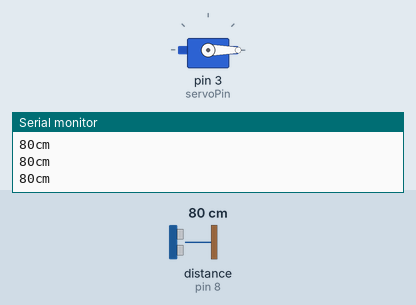
Recording of a sketch running on a simulated Arduino Uno, built with avr-gcc and run on an emulated ATmega328P. Parts: servo, the last lines printed to the serial monitor. Inputs (shaded band) come from the test bench; at power-on: distance to the obstacle (sensor on pin 8) 80 cm.

Above: at 1.4 s.
1.5 s: distance to the obstacle (sensor on pin 8) set to 27 cm
3.4 s: distance to the obstacle (sensor on pin 8) set to 23 cm
At 4.9 s:
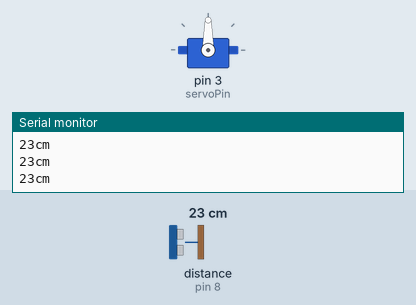
5.7 s: distance to the obstacle (sensor on pin 8) set to 35 cm
At 7.0 s:
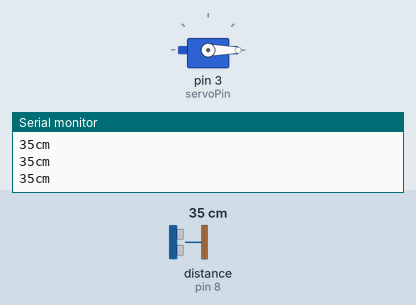
7.3 s: distance to the obstacle (sensor on pin 8) set to 2 cm
At 9.1 s:
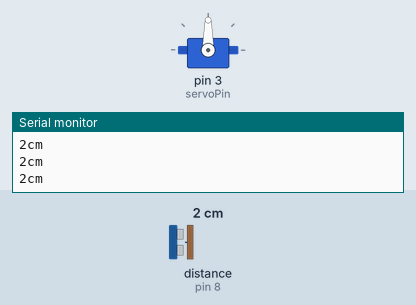
Timing chart, 0 to 10.3 s (numbered marks = the images above; inputs shaded):
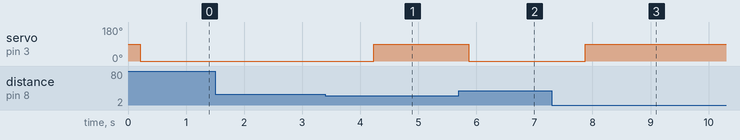

The sketch:

dispenser.ino
```cpp
// Storage Library
#include <EEPROM.h>

#include <Servo.h>
Servo dispenseMotor;
const int servoPin = 3;

#include <Ultrasonic.h>
const int shoutPin = 9;
const int listenPin = 8;
Ultrasonic ultrasonic(shoutPin, listenPin, 6900UL);

const int resetPin = 12;
int currentErrors = EEPROM.read(0);
bool handInRange = false;


// Startup Sequence
void setup() {
  Serial.begin(9600);
  digitalWrite(resetPin, HIGH);
  pinMode(resetPin, OUTPUT);
  delay(200);
  Serial.print("Errors: ");
  Serial.println(currentErrors);

  if (currentErrors == 5) {
// Wait 20 seconds before starting up after errors
    Serial.println("Repeated crashes, resetting in 20s");
    delay(20000);
    int newErrors = 0;
    EEPROM.write(0, newErrors);
    digitalWrite(resetPin, LOW);
  }
  else {
  dispenseMotor.attach(servoPin);
  }
}

// Looping Process
void loop() {
  int cm = ultrasonic.read();
  Serial.print(cm);
  Serial.println("cm");

  if (cm < 25) {
    dispenseMotor.write(90);
    bool handInRange = true;
    delay(200);
  }
  else if (cm > 25) {
    bool handInRange = false;
  }
  else {
      Serial.println("Error: Value not found, check connection");
      int newErrors = currentErrors + 1;
      EEPROM.write(0, newErrors);
      digitalWrite(resetPin, LOW);
    }

while (handInRange = true) {
  int cm = ultrasonic.read();
  Serial.print(cm);
  Serial.println("cm");
  if (cm > 25) {
    dispenseMotor.write(0);
    delay(1000);
    bool handInRange = false;
    break;
  }
  else {
    break;
    }
    delay(150);
  }
return;
}
```

Measured:
- the behaviour switches between 25 and 24 cm on distance to the obstacle (sensor on pin 8) (found by bisection; images 0 and 1)
- after the input at 3.4 s, servo on pin 3 (servoPin): 0° → 90° after 0.83 s
- after the input at 5.7 s, servo on pin 3 (servoPin): 90° → 0° after 0.17 s
- after the input at 7.3 s, servo on pin 3 (servoPin): 0° → 90° after 0.57 s
